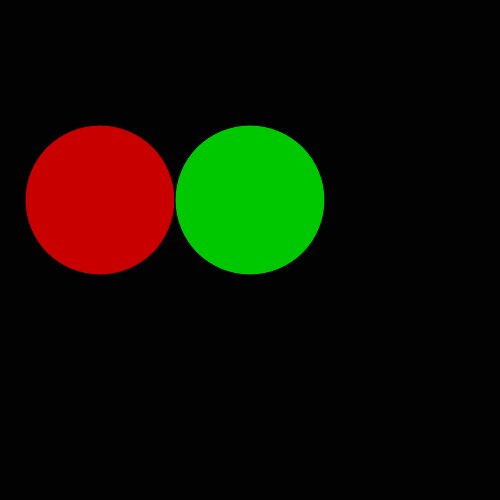
Frame 1 (no input)
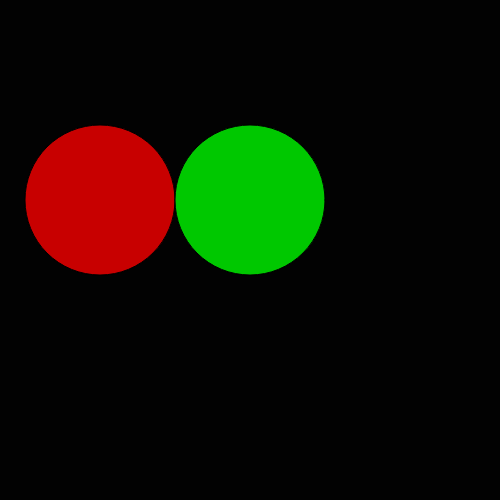
Frame 60 (no input)
Frame 120 (the mouse pressed at the canvas centre since frame 60): identical to frame 60, image omitted

The p5.js sketch that drew these frames (run headless with seeded random() and noise() and a simulated clock; from frame 60 on, the mouse is pressed at the canvas centre):

// p5.js sketch
// ── sketch.js
/*
I denne oppgaven har vi tegnet to sirkler, en grønn og en rød. Vi har også brukt
funksjonen createCanvas(500,500) til å lage et større vindu å tegne i.
Med funksjonen background(0) har vi satt bakgrunnsfargen til svart. 
Klarer du å tegne en blå sirkel til høyre for den grønne? 
*/

function setup() {
  createCanvas(500, 500)
  background(2)
}

function draw() {
  fill(200, 0, 0);
  ellipse(100, 200, 150, 150);

  fill(0, 200, 0);
  ellipse(250, 200, 150, 150);

}
// ── solution.js
function setup() {
  createCanvas(500, 500)
  background(2)
}

function draw() {
  fill(200, 0, 0);
  ellipse(100, 200, 150, 150);

  fill(0, 200, 0);
  ellipse(250, 200, 150, 150);

  fill(0, 0, 200);
  ellipse(400, 200, 150, 150);

}
